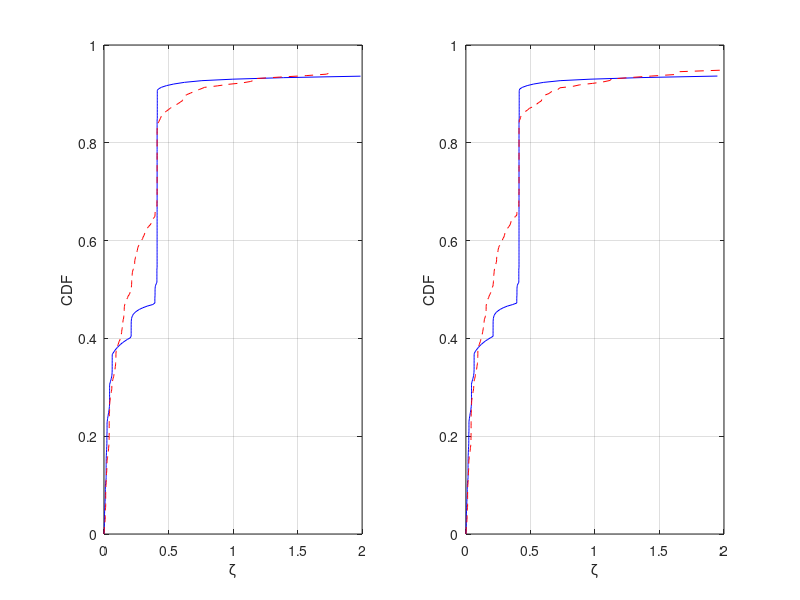

Recreate this plot in MATLAB.
%% CDF plot comparison
%Juan Parras, GAPS-UPM, March 2016
clear all; clc; close all;
%% Load data
load('CDF_analytical');
load('CDF_delta');
%% Plot
th=2;
df=10; %Decimation factor
id1=find(x_e_analytical>=th,1);
id2=find(x_p_analytical>=th,1);
id3=find(x_e_delta>=th,1);
id4=find(x_p_delta>=th,1);
x_e_analytical=x_e_analytical(1:10*df:id1);
y_e_analytical=y_e_analytical(1:10*df:id1);
x_p_analytical=x_p_analytical(1:10*df:id2);
y_p_analytical=y_p_analytical(1:10*df:id2);
x_e_delta=x_e_delta(1:df:id3);
y_e_delta=y_e_delta(1:df:id3);
x_p_delta=x_p_delta(1:df:id4);
y_p_delta=y_p_delta(1:df:id4);
figure();
subplot(1,2,1);
plot(x_e_analytical,y_e_analytical,'b-',x_e_delta,y_e_delta,'r--');
grid on;
xlim([0 th]);
xlabel('\zeta');
ylabel('CDF');
subplot(1,2,2);
plot(x_p_analytical,y_p_analytical,'b-',x_p_delta,y_p_delta,'r--');
grid on;
xlim([0 th]);
xlabel('\zeta');
ylabel('CDF');